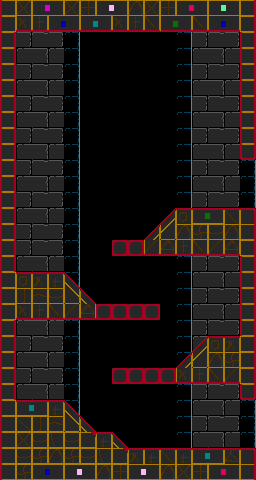

Rendered tile map (Tiled .tmx) drawn with the repository's tilesets; below, a short description and the full map source, tile grids included:
An orthogonal 16x30 tile map with 16x16 px tiles, 2 tile layers (back, front).

<map version="1.0" orientation="orthogonal" width="16" height="30" tilewidth="16" tileheight="16">
 <tileset firstgid="1" name="tiles1" tilewidth="16" tileheight="16">
  <image source="../../img/tiles/tiles0.gif" trans="ff00ff" width="256" height="256" />
 </tileset>
 <layer name="back" width="16" height="30">
  <data encoding="csv">
0,0,0,0,0,0,182,130,129,130,198,0,0,0,0,0,
0,0,0,0,0,0,182,146,145,146,198,0,0,0,0,0,
182,130,129,130,198,0,0,0,0,0,0,182,130,129,130,198,
182,146,145,146,198,0,0,0,0,0,0,182,146,145,146,198,
182,130,129,130,198,0,0,0,0,0,0,182,130,129,130,198,
182,146,145,146,198,0,0,0,0,0,0,182,146,145,146,198,
182,130,129,130,198,0,0,0,0,0,0,182,130,129,130,198,
182,146,145,146,198,0,0,0,0,0,0,182,146,145,146,198,
182,130,129,130,198,0,0,0,0,0,0,182,130,129,130,198,
182,146,145,146,198,0,0,0,0,0,0,182,146,145,146,198,
182,130,129,130,198,0,0,0,0,0,0,182,130,129,130,198,
182,146,145,146,198,0,0,0,0,0,0,182,146,145,146,198,
182,130,129,130,198,0,0,0,0,0,0,182,130,129,130,198,
182,146,145,146,198,0,0,0,0,0,0,182,146,145,146,198,
182,130,129,130,198,0,0,0,0,0,0,182,130,129,130,198,
182,130,129,130,198,0,0,0,0,0,0,130,129,130,198,0,
182,146,145,146,198,0,0,0,0,0,0,182,130,129,130,198,
182,130,129,130,198,0,0,0,0,0,0,182,146,145,146,198,
182,146,145,146,198,0,0,0,0,0,0,182,130,129,130,198,
182,130,129,130,198,0,0,0,0,0,0,182,146,145,146,198,
182,146,145,146,198,0,0,0,0,0,0,182,130,129,130,198,
182,130,129,130,198,0,0,0,0,0,0,182,146,145,146,198,
182,146,145,146,198,0,0,0,0,0,0,182,130,129,130,198,
182,130,129,130,198,0,0,0,0,0,0,182,146,145,146,198,
182,146,145,146,198,0,0,0,0,0,0,182,130,129,130,198,
182,130,129,130,198,0,0,0,0,0,0,182,146,145,146,198,
182,146,145,146,198,0,0,0,0,0,0,182,130,129,130,198,
182,130,129,130,198,0,0,0,0,0,0,182,146,145,146,198,
0,0,0,0,0,0,0,0,0,0,0,182,130,129,130,198,
0,0,0,0,0,0,0,0,0,0,0,0,0,0,0,0
</data>
 </layer>
 <layer name="front" width="16" height="30">
  <data encoding="csv">
97,115,87,88,115,116,85,86,119,115,116,81,82,69,70,104,
113,19,20,3,4,7,8,19,20,21,1,2,21,3,4,104,
168,0,0,0,0,0,0,0,0,0,0,0,0,0,0,168,
184,0,0,0,0,0,0,0,0,0,0,0,0,0,0,184,
168,0,0,0,0,0,0,0,0,0,0,0,0,0,0,168,
184,0,0,0,0,0,0,0,0,0,0,0,0,0,0,184,
168,0,0,0,0,0,0,0,0,0,0,0,0,0,0,168,
184,0,0,0,0,0,0,0,0,0,0,0,0,0,0,184,
168,0,0,0,0,0,0,0,0,0,0,0,0,0,0,168,
184,0,0,0,0,0,0,0,0,0,0,0,0,0,0,136,
168,0,0,0,0,0,0,0,0,0,0,0,0,0,0,0,
168,0,0,0,0,0,0,0,0,0,0,0,0,0,0,0,
184,0,0,0,0,0,0,0,0,0,0,0,0,0,0,0,
168,0,0,0,0,0,0,0,0,0,140,34,49,50,37,40,
184,0,0,0,0,0,0,0,0,140,156,119,118,102,119,104,
168,0,0,0,0,0,0,216,216,22,23,20,21,22,23,120,
184,0,0,0,0,0,0,0,0,0,0,0,0,0,0,168,
97,34,35,36,139,0,0,0,0,0,0,0,0,0,0,168,
113,100,101,102,155,139,0,0,0,0,0,0,0,0,0,184,
97,19,20,21,22,23,216,216,216,216,0,0,0,0,0,168,
168,0,0,0,0,0,0,0,0,0,0,0,0,0,0,184,
184,0,0,0,0,0,0,0,0,0,0,0,140,34,35,104,
168,0,0,0,0,0,0,0,0,0,0,140,156,119,118,120,
168,0,0,0,0,0,0,216,216,216,216,19,20,21,22,104,
184,0,0,0,0,0,0,0,0,0,0,0,0,0,0,136,
97,55,56,36,139,0,0,0,0,0,0,0,0,0,0,0,
113,99,100,101,155,139,0,0,0,0,0,0,0,0,0,0,
97,115,102,103,102,134,36,139,0,0,0,0,0,0,0,0,
113,102,118,119,118,102,103,134,35,36,37,36,55,56,39,40,
113,118,67,68,85,86,119,116,85,86,119,115,116,81,82,120
</data>
 </layer>
 <objectgroup name="objects" width="16" height="30">
  <properties>
   <property name="entrances" value="[[1,0],[1,1]]" />
   <property name="rarity" value="0.2" />
  </properties>
 </objectgroup>
</map>
